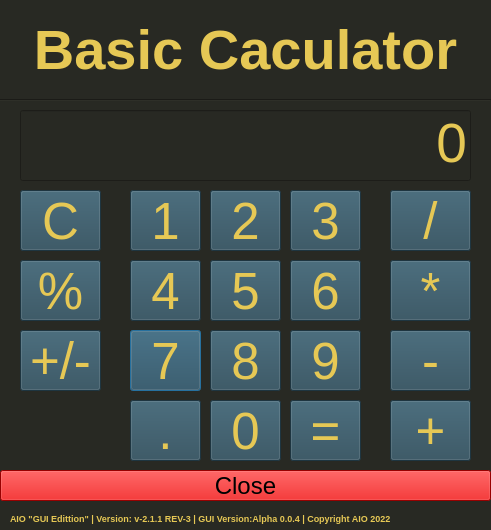
<?xml version="1.0" encoding="UTF-8"?>
<ui version="4.0">
 <class>Dialog</class>
 <widget class="QDialog" name="Dialog">
  <property name="geometry">
   <rect>
    <x>0</x>
    <y>0</y>
    <width>491</width>
    <height>530</height>
   </rect>
  </property>
  <property name="minimumSize">
   <size>
    <width>491</width>
    <height>530</height>
   </size>
  </property>
  <property name="maximumSize">
   <size>
    <width>491</width>
    <height>530</height>
   </size>
  </property>
  <property name="windowTitle">
   <string>Dialog</string>
  </property>
  <property name="styleSheet">
   <string notr="true">background-color: rgb(40, 41, 35);</string>
  </property>
  <widget class="QLabel" name="label">
   <property name="geometry">
    <rect>
     <x>20</x>
     <y>10</y>
     <width>451</width>
     <height>81</height>
    </rect>
   </property>
   <property name="font">
    <font>
     <pointsize>42</pointsize>
     <weight>75</weight>
     <bold>true</bold>
     <underline>false</underline>
    </font>
   </property>
   <property name="autoFillBackground">
    <bool>false</bool>
   </property>
   <property name="styleSheet">
    <string notr="true">color: rgb(230, 200, 85);</string>
   </property>
   <property name="text">
    <string>&lt;html&gt;&lt;head/&gt;&lt;body&gt;&lt;p align=&quot;center&quot;&gt;Basic Caculator&lt;/p&gt;&lt;/body&gt;&lt;/html&gt;</string>
   </property>
  </widget>
  <widget class="QPushButton" name="Close">
   <property name="geometry">
    <rect>
     <x>0</x>
     <y>470</y>
     <width>491</width>
     <height>31</height>
    </rect>
   </property>
   <property name="font">
    <font>
     <pointsize>18</pointsize>
    </font>
   </property>
   <property name="styleSheet">
    <string notr="true">background-color: rgb(213, 0, 0);</string>
   </property>
   <property name="text">
    <string>Close</string>
   </property>
   <property name="autoDefault">
    <bool>false</bool>
   </property>
   <property name="default">
    <bool>false</bool>
   </property>
  </widget>
  <widget class="QLabel" name="label_3">
   <property name="geometry">
    <rect>
     <x>10</x>
     <y>510</y>
     <width>471</width>
     <height>16</height>
    </rect>
   </property>
   <property name="font">
    <font>
     <pointsize>7</pointsize>
     <weight>75</weight>
     <bold>true</bold>
    </font>
   </property>
   <property name="styleSheet">
    <string notr="true">color: rgb(230, 200, 85);</string>
   </property>
   <property name="text">
    <string>AIO &quot;GUI Edittion&quot; | Version: v-2.1.1 REV-3 | GUI Version:Alpha 0.0.4 | Copyright AIO 2022</string>
   </property>
   <property name="wordWrap">
    <bool>true</bool>
   </property>
  </widget>
  <widget class="Line" name="line">
   <property name="geometry">
    <rect>
     <x>0</x>
     <y>90</y>
     <width>491</width>
     <height>20</height>
    </rect>
   </property>
   <property name="maximumSize">
    <size>
     <width>491</width>
     <height>150</height>
    </size>
   </property>
   <property name="styleSheet">
    <string notr="true">background-color: rgb(40, 41, 35);</string>
   </property>
   <property name="orientation">
    <enum>Qt::Horizontal</enum>
   </property>
  </widget>
  <widget class="QPushButton" name="Num_7">
   <property name="geometry">
    <rect>
     <x>130</x>
     <y>330</y>
     <width>71</width>
     <height>61</height>
    </rect>
   </property>
   <property name="font">
    <font>
     <pointsize>38</pointsize>
    </font>
   </property>
   <property name="styleSheet">
    <string notr="true">color: rgb(230, 200, 85);
background-color: rgb(42, 74, 89);</string>
   </property>
   <property name="text">
    <string>7</string>
   </property>
  </widget>
  <widget class="QPushButton" name="Num_5">
   <property name="geometry">
    <rect>
     <x>210</x>
     <y>260</y>
     <width>71</width>
     <height>61</height>
    </rect>
   </property>
   <property name="font">
    <font>
     <pointsize>38</pointsize>
    </font>
   </property>
   <property name="styleSheet">
    <string notr="true">color: rgb(230, 200, 85);
background-color: rgb(42, 74, 89);</string>
   </property>
   <property name="text">
    <string>5</string>
   </property>
  </widget>
  <widget class="QPushButton" name="Num_2">
   <property name="geometry">
    <rect>
     <x>210</x>
     <y>190</y>
     <width>71</width>
     <height>61</height>
    </rect>
   </property>
   <property name="font">
    <font>
     <pointsize>38</pointsize>
    </font>
   </property>
   <property name="styleSheet">
    <string notr="true">color: rgb(230, 200, 85);
background-color: rgb(42, 74, 89);</string>
   </property>
   <property name="text">
    <string>2</string>
   </property>
  </widget>
  <widget class="QPushButton" name="Num_1">
   <property name="geometry">
    <rect>
     <x>130</x>
     <y>190</y>
     <width>71</width>
     <height>61</height>
    </rect>
   </property>
   <property name="font">
    <font>
     <pointsize>38</pointsize>
    </font>
   </property>
   <property name="styleSheet">
    <string notr="true">color: rgb(230, 200, 85);
background-color: rgb(42, 74, 89);</string>
   </property>
   <property name="text">
    <string>1</string>
   </property>
  </widget>
  <widget class="QPushButton" name="Num_3">
   <property name="geometry">
    <rect>
     <x>290</x>
     <y>190</y>
     <width>71</width>
     <height>61</height>
    </rect>
   </property>
   <property name="font">
    <font>
     <pointsize>38</pointsize>
    </font>
   </property>
   <property name="styleSheet">
    <string notr="true">color: rgb(230, 200, 85);
background-color: rgb(42, 74, 89);</string>
   </property>
   <property name="text">
    <string>3</string>
   </property>
  </widget>
  <widget class="QPushButton" name="Num_4">
   <property name="geometry">
    <rect>
     <x>130</x>
     <y>260</y>
     <width>71</width>
     <height>61</height>
    </rect>
   </property>
   <property name="font">
    <font>
     <pointsize>38</pointsize>
    </font>
   </property>
   <property name="styleSheet">
    <string notr="true">color: rgb(230, 200, 85);
background-color: rgb(42, 74, 89);</string>
   </property>
   <property name="text">
    <string>4</string>
   </property>
  </widget>
  <widget class="QPushButton" name="Num_6">
   <property name="geometry">
    <rect>
     <x>290</x>
     <y>260</y>
     <width>71</width>
     <height>61</height>
    </rect>
   </property>
   <property name="font">
    <font>
     <pointsize>38</pointsize>
    </font>
   </property>
   <property name="styleSheet">
    <string notr="true">color: rgb(230, 200, 85);
background-color: rgb(42, 74, 89);</string>
   </property>
   <property name="text">
    <string>6</string>
   </property>
  </widget>
  <widget class="QPushButton" name="plus">
   <property name="geometry">
    <rect>
     <x>390</x>
     <y>400</y>
     <width>81</width>
     <height>61</height>
    </rect>
   </property>
   <property name="font">
    <font>
     <pointsize>38</pointsize>
    </font>
   </property>
   <property name="styleSheet">
    <string notr="true">color: rgb(230, 200, 85);
background-color: rgb(42, 74, 89);</string>
   </property>
   <property name="text">
    <string>+</string>
   </property>
  </widget>
  <widget class="QPushButton" name="minus">
   <property name="geometry">
    <rect>
     <x>390</x>
     <y>330</y>
     <width>81</width>
     <height>61</height>
    </rect>
   </property>
   <property name="font">
    <font>
     <pointsize>38</pointsize>
    </font>
   </property>
   <property name="styleSheet">
    <string notr="true">color: rgb(230, 200, 85);
background-color: rgb(42, 74, 89);</string>
   </property>
   <property name="text">
    <string>-</string>
   </property>
  </widget>
  <widget class="QPushButton" name="times">
   <property name="geometry">
    <rect>
     <x>390</x>
     <y>260</y>
     <width>81</width>
     <height>61</height>
    </rect>
   </property>
   <property name="font">
    <font>
     <pointsize>38</pointsize>
    </font>
   </property>
   <property name="styleSheet">
    <string notr="true">color: rgb(230, 200, 85);
background-color: rgb(42, 74, 89);</string>
   </property>
   <property name="text">
    <string>*</string>
   </property>
  </widget>
  <widget class="QPushButton" name="devicde">
   <property name="geometry">
    <rect>
     <x>390</x>
     <y>190</y>
     <width>81</width>
     <height>61</height>
    </rect>
   </property>
   <property name="font">
    <font>
     <pointsize>38</pointsize>
    </font>
   </property>
   <property name="styleSheet">
    <string notr="true">color: rgb(230, 200, 85);
background-color: rgb(42, 74, 89);</string>
   </property>
   <property name="text">
    <string>/</string>
   </property>
  </widget>
  <widget class="QPushButton" name="Num_9">
   <property name="geometry">
    <rect>
     <x>290</x>
     <y>330</y>
     <width>71</width>
     <height>61</height>
    </rect>
   </property>
   <property name="font">
    <font>
     <pointsize>38</pointsize>
    </font>
   </property>
   <property name="styleSheet">
    <string notr="true">color: rgb(230, 200, 85);
background-color: rgb(42, 74, 89);</string>
   </property>
   <property name="text">
    <string>9</string>
   </property>
  </widget>
  <widget class="QPushButton" name="Clear">
   <property name="geometry">
    <rect>
     <x>20</x>
     <y>190</y>
     <width>81</width>
     <height>61</height>
    </rect>
   </property>
   <property name="font">
    <font>
     <pointsize>38</pointsize>
    </font>
   </property>
   <property name="styleSheet">
    <string notr="true">color: rgb(230, 200, 85);
background-color: rgb(42, 74, 89);</string>
   </property>
   <property name="text">
    <string>C</string>
   </property>
  </widget>
  <widget class="QPushButton" name="Num_8">
   <property name="geometry">
    <rect>
     <x>210</x>
     <y>330</y>
     <width>71</width>
     <height>61</height>
    </rect>
   </property>
   <property name="font">
    <font>
     <pointsize>38</pointsize>
    </font>
   </property>
   <property name="styleSheet">
    <string notr="true">color: rgb(230, 200, 85);
background-color: rgb(42, 74, 89);</string>
   </property>
   <property name="text">
    <string>8</string>
   </property>
  </widget>
  <widget class="QPushButton" name="Num_0">
   <property name="geometry">
    <rect>
     <x>210</x>
     <y>400</y>
     <width>71</width>
     <height>61</height>
    </rect>
   </property>
   <property name="font">
    <font>
     <pointsize>38</pointsize>
    </font>
   </property>
   <property name="styleSheet">
    <string notr="true">color: rgb(230, 200, 85);
background-color: rgb(42, 74, 89);</string>
   </property>
   <property name="text">
    <string>0</string>
   </property>
  </widget>
  <widget class="QPushButton" name="Equalse">
   <property name="geometry">
    <rect>
     <x>290</x>
     <y>400</y>
     <width>71</width>
     <height>61</height>
    </rect>
   </property>
   <property name="font">
    <font>
     <pointsize>38</pointsize>
    </font>
   </property>
   <property name="styleSheet">
    <string notr="true">color: rgb(230, 200, 85);
background-color: rgb(42, 74, 89);</string>
   </property>
   <property name="text">
    <string>=</string>
   </property>
  </widget>
  <widget class="QPushButton" name="Persent">
   <property name="geometry">
    <rect>
     <x>20</x>
     <y>260</y>
     <width>81</width>
     <height>61</height>
    </rect>
   </property>
   <property name="font">
    <font>
     <pointsize>38</pointsize>
    </font>
   </property>
   <property name="styleSheet">
    <string notr="true">color: rgb(230, 200, 85);
background-color: rgb(42, 74, 89);</string>
   </property>
   <property name="text">
    <string>%</string>
   </property>
  </widget>
  <widget class="QPushButton" name="NegToPos">
   <property name="geometry">
    <rect>
     <x>20</x>
     <y>330</y>
     <width>81</width>
     <height>61</height>
    </rect>
   </property>
   <property name="font">
    <font>
     <pointsize>38</pointsize>
    </font>
   </property>
   <property name="styleSheet">
    <string notr="true">color: rgb(230, 200, 85);
background-color: rgb(42, 74, 89);</string>
   </property>
   <property name="text">
    <string>+/-</string>
   </property>
  </widget>
  <widget class="QLabel" name="Output">
   <property name="geometry">
    <rect>
     <x>26</x>
     <y>112</y>
     <width>441</width>
     <height>61</height>
    </rect>
   </property>
   <property name="font">
    <font>
     <pointsize>41</pointsize>
    </font>
   </property>
   <property name="styleSheet">
    <string notr="true">color: rgb(230, 200, 85);
border-color: rgb(255, 255, 255);</string>
   </property>
   <property name="text">
    <string>0</string>
   </property>
   <property name="alignment">
    <set>Qt::AlignRight|Qt::AlignTrailing|Qt::AlignVCenter</set>
   </property>
  </widget>
  <widget class="QLineEdit" name="Forname_2">
   <property name="geometry">
    <rect>
     <x>20</x>
     <y>110</y>
     <width>451</width>
     <height>71</height>
    </rect>
   </property>
   <property name="font">
    <font>
     <pointsize>20</pointsize>
     <strikeout>false</strikeout>
     <kerning>true</kerning>
    </font>
   </property>
   <property name="styleSheet">
    <string notr="true">color: rgb(230, 200, 85);</string>
   </property>
   <property name="text">
    <string/>
   </property>
  </widget>
  <widget class="QPushButton" name="Bot">
   <property name="geometry">
    <rect>
     <x>130</x>
     <y>400</y>
     <width>71</width>
     <height>61</height>
    </rect>
   </property>
   <property name="font">
    <font>
     <pointsize>38</pointsize>
    </font>
   </property>
   <property name="styleSheet">
    <string notr="true">color: rgb(230, 200, 85);
background-color: rgb(42, 74, 89);</string>
   </property>
   <property name="text">
    <string>.</string>
   </property>
  </widget>
  <zorder>label</zorder>
  <zorder>Close</zorder>
  <zorder>label_3</zorder>
  <zorder>line</zorder>
  <zorder>Num_7</zorder>
  <zorder>Num_5</zorder>
  <zorder>Num_2</zorder>
  <zorder>Num_1</zorder>
  <zorder>Num_3</zorder>
  <zorder>Num_4</zorder>
  <zorder>Num_6</zorder>
  <zorder>plus</zorder>
  <zorder>minus</zorder>
  <zorder>times</zorder>
  <zorder>devicde</zorder>
  <zorder>Num_9</zorder>
  <zorder>Clear</zorder>
  <zorder>Num_8</zorder>
  <zorder>Num_0</zorder>
  <zorder>Equalse</zorder>
  <zorder>Persent</zorder>
  <zorder>NegToPos</zorder>
  <zorder>Forname_2</zorder>
  <zorder>Output</zorder>
  <zorder>Bot</zorder>
 </widget>
 <resources/>
 <connections/>
</ui>
